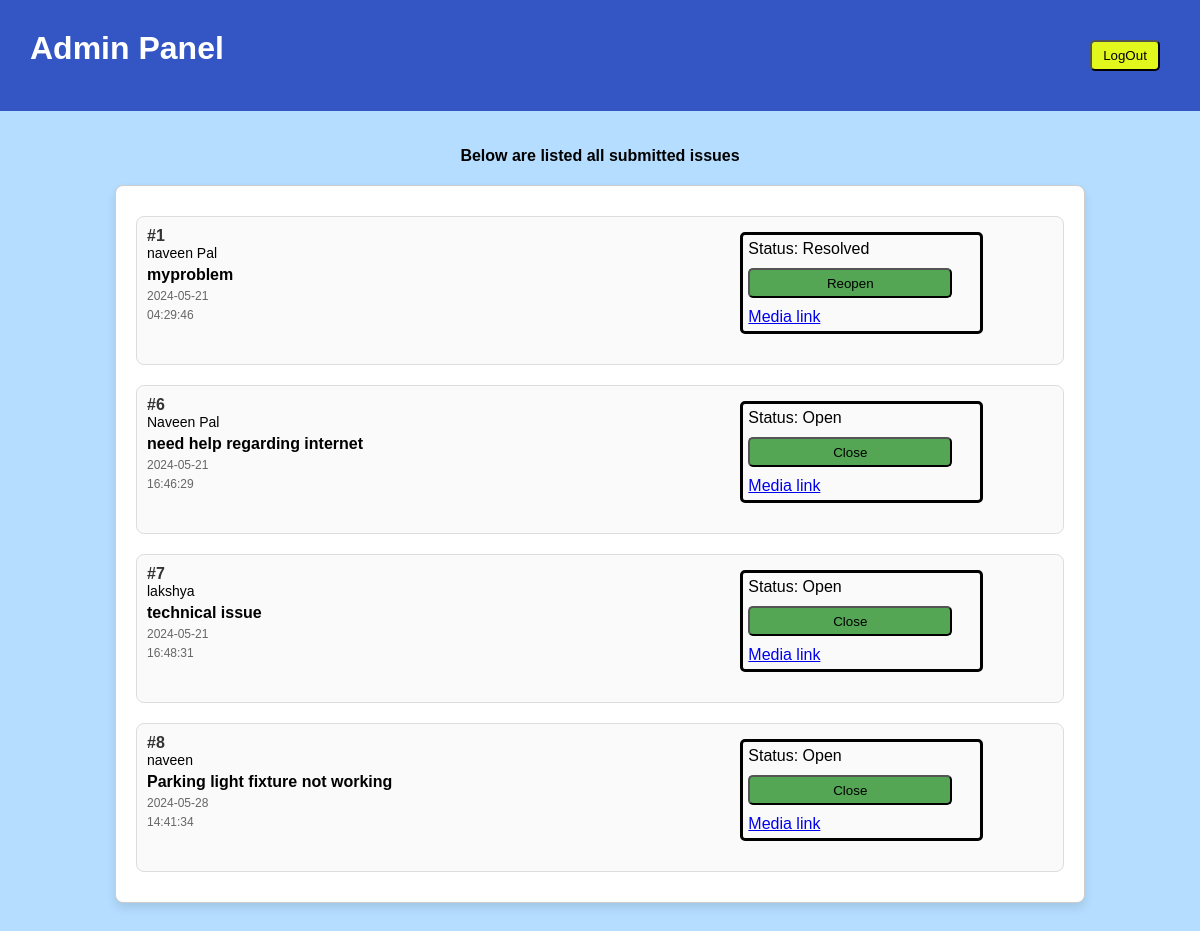
The page /admin.php (signed in) on the database its author committed.
### tables this page shows
CREATE TABLE `issue_details` (
  `issue_id` int(4) NOT NULL,
  `name` varchar(50) NOT NULL,
  `number` bigint(10) NOT NULL,
  `email` varchar(50) NOT NULL,
  `subject` text NOT NULL,
  `issue` text NOT NULL,
  `date` date NOT NULL,
  `time` time DEFAULT NULL,
  `status` tinyint(1) NOT NULL DEFAULT 0,
  `link` text DEFAULT NULL
);

### admin.php (the view, shortened to what this page needs)
<?php
require("mysqlconnection.php");
$sql = "SELECT * FROM issue_details";
$result = $con->query($sql);
?>
<!DOCTYPE html>
<html lang="en">
<head>
    <link rel="stylesheet" href="admin.css">
</head>
<body>
    <header>
        <div class="nav">
            <h1>Admin Panel</h1>
            <form method="post">
                <button name="logout" class="lo">LogOut</button>
            </form>
        </div>
    </header>
    <main>
        <p><b>Below are listed all submitted issues</b></p>
        <div class="issue-box">
            <?php
            if ($result->num_rows > 0) {
                while ($row = $result->fetch_assoc()) {
                    $issue_id = $row["issue_id"];
                    $name = $row["name"];
                    $number = $row["number"];
                    $email = $row["email"];
                    $subject = $row["subject"];
                    $date = $row["date"];
                    $time =  $row["time"];
                    $issue = $row["issue"];
                    $status = $row["status"];
                    $link = $row["link"];
                    $s_sta = $status == 1 ? 'Status: Resolved' : 'Status: Open';
                    $button_text = $status == 1 ? 'Reopen' : 'Close';
                    echo "
                    <div class=\"entry\">
                        <div class=\"en-ma in\">
                            <span class=\"id\">#" . $issue_id . "</span>
                            <span class=\"name\">" . $name . "</span>
                            <span class=\"subject\">" . $subject . "</span>
                            <span class=\"date val\">" . $date . "</span>
                            <span class=\"time\">" . $time . "</span>
                            <span class=\"issue\">" . $issue . "</span>
                            <span class=\"email\"><b>Email: </b>" . $email . "</span>
                            <span class=\"number\"><b>Contact no.: </b>" . $number . "</span>
                        </div>
                        <div class=\"sta in\">
                        <span class=\"status\">" . $s_sta . "</span>
                        <form method=\"post\">
                        <input type=\"hidden\" name=\"issue_id\" value=\"" . $issue_id . "\">
                        <input type=\"hidden\" name=\"current_status\" value=\"" . $status . "\">
                        <button type=\"submit\" name=\"toggle_status\" class=\"ch-st\">" . $button_text . "</button>
                        </form>
                        <span class=\"link\"><a href=" . $link . ">Media link</a></span>
                        </div>
                    </div>";
                }
            } else {
                echo "0 results";
            }
            ?>
        </div>
    </main>
</body>
</html>

### admin.css (style rules this page uses)
body { font-family: Arial, sans-serif; margin: 0; padding: 0; background-color: #b4ddff; }
header { color: #fff; text-align: center; }
.nav { display: flex; justify-content: space-between; background-color: #3456c5; }
.nav h1 { margin: 30px; height: 30px; }
.lo { margin: 40px; padding: 6px; border-radius: 5px; width: 70px; background-color: rgb(226, 248, 28); }
main { padding: 20px; }
main p { text-align: center; }
.issue-box { position: relative; display: flex; flex-direction: column; margin: 20px auto; width: 80%; border: 1px solid #ccc; border-radius: 8px; background-color: #fff; padding: 20px; box-shadow: 0 5px 10px rgba(0, 0, 0, 0.1); }
.entry { border: 1px solid #ddd; border-radius: 8px; margin: 10px 0; padding: 10px; background-color: #fafafa; transition: background-color 0.3s ease; }
.en-ma { width: 65%; }
.in { display: inline-block; }
.entry span { margin-bottom: 5px; }
.id { font-weight: bold; color: #333; }
.name, .subject, .date, .time, .issue, .email, .number { font-size: 14px; display: grid; }
.email, .number, .link { max-height: 0; overflow: hidden; }
.subject { font-size: 16px; font-weight: bold; }
.ch-st { border-radius: 5px; margin: 10px 0; width: 90%; height: 30px; background-color: rgb(84, 165, 84); }
.sta { position: relative; bottom: 20px; border: 3px solid black; border-radius: 5px; padding: 5px; width: 25%; }
.date, .time { font-size: 12px; color: #666; }

### rows shown on the page
issue_details: issue_id "1", name "naveen Pal", subject "myproblem", date "2024-05-21", time "04:29:46", status "Status: Resolved", status "Reopen"
issue_details: issue_id "6", name "Naveen Pal", subject "need help regarding internet", date "2024-05-21", time "16:46:29", status "Status: Open", status "Close"
issue_details: issue_id "7", name "lakshya", subject "technical issue", date "2024-05-21", time "16:48:31", status "Status: Open", status "Close"
issue_details: issue_id "8", name "naveen", subject "Parking light fixture not working", date "2024-05-28", time "14:41:34", status "Status: Open", status "Close"
